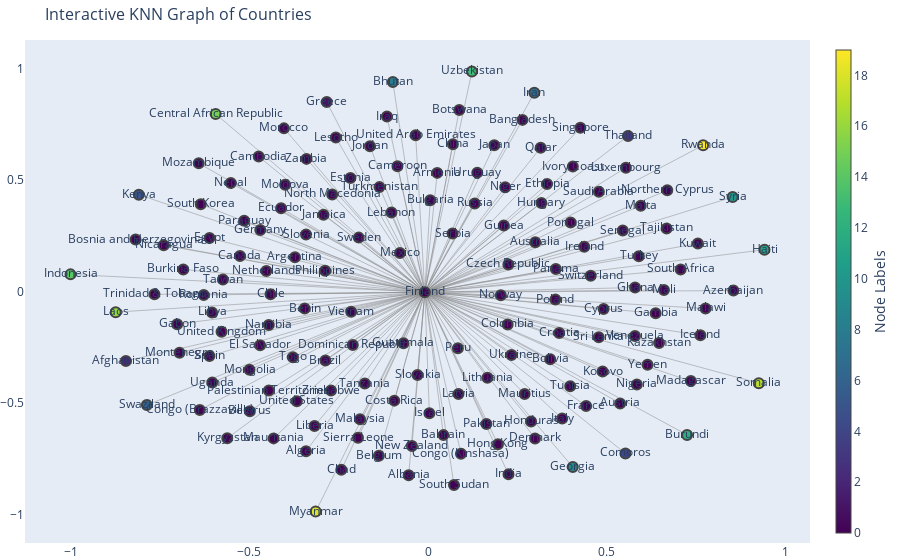

Notebook code for this chart:
### Markdown cell above
## Question 3: Compute and visualize clusters of similar countries according to the features

Identify at least three countries that belong to the same cluster as Singapore.

Hint: Use the `get_same_label_countries(countries, C, 'Singapore')` function to display the countries in the same cluster as Singapore.

### Code cell
C, _ = compute_ncut(A, np.ones(data.shape[0]), 20)
interactive_vis_graph(G_nx, countries, C)
##############################
# YOUR CODE STARTS HERE (it can span one or multiple lines)
get_same_label_countries(countries, C, 'Singapore')
# YOUR CODE ENDS HERE
##############################
# get_same_label_countries(countries, C, 'Thailand')

print('\nTimestamp:',datetime.datetime.now().strftime("%y-%m-%d--%H-%M-%S"))

### Figure 1 — Plotly figure (JSON) as saved in the notebook; plotly's stock layout.template omitted (floating-point values rounded to 4 significant figures; data arrays with more than 128 entries replaced by an {"elided": "..."} marker saying what was removed)
{"data": [{"hoverinfo": "none", "line": {"color": "#888", "width": 0.5}, "mode": "lines", "type": "scatter", "x": {"elided": "465 float values"}, "y": {"elided": "465 float values"}}, {"hoverinfo": "text", "marker": {"color": {"elided": "156 int values"}, "colorbar": {"thickness": 15, "title": {"side": "right", "text": "Node Labels"}, "xanchor": "left"}, "colorscale": [[0, "#440154"], [0.1111, "#482878"], [0.2222, "#3e4989"], [0.3333, "#31688e"], [0.4444, "#26828e"], [0.5556, "#1f9e89"], [0.6667, "#35b779"], [0.7778, "#6ece58"], [0.8889, "#b5de2b"], [1, "#fde725"]], "line": {"width": 2}, "showscale": true, "size": 10}, "mode": "markers+text", "text": {"elided": "156 str values"}, "type": "scatter", "x": {"elided": "156 float values"}, "y": {"elided": "156 float values"}}], "layout": {"annotations": [{"showarrow": false, "text": "", "xref": "paper", "yref": "paper"}], "autosize": true, "hovermode": "closest", "margin": {"b": 0, "l": 0, "r": 0, "t": 40}, "showlegend": false, "title": {"font": {"size": 16}, "text": "Interactive KNN Graph of Countries"}, "xaxis": {"autorange": true, "range": [-1.137, 1.078], "showgrid": false, "type": "linear", "zeroline": false}, "yaxis": {"autorange": true, "range": [-1.149, 1.149], "showgrid": false, "type": "linear", "zeroline": false}}}
